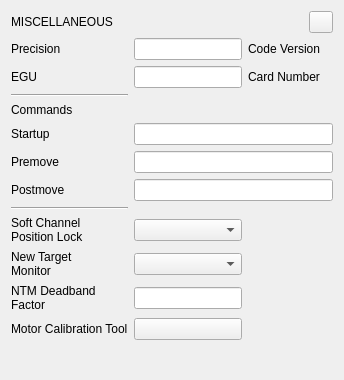
       <widget class="QWidget" name="page_12">
        <layout class="QVBoxLayout" name="verticalLayout_13">
         <property name="spacing">
          <number>0</number>
         </property>
         <property name="bottomMargin">
          <number>0</number>
         </property>
         <item>
          <layout class="QHBoxLayout" name="horizontalLayout_22">
           <item>
            <widget class="QLabel" name="label_196">
             <property name="text">
              <string>MISCELLANEOUS</string>
             </property>
            </widget>
           </item>
           <item>
            <widget class="PyDMRelatedDisplayButton" name="PyDMRelatedDisplayButton_12">
             <property name="maximumSize">
              <size>
               <width>24</width>
               <height>24</height>
              </size>
             </property>
             <property name="toolTip">
              <string/>
             </property>
             <property name="filenames" stdset="0">
              <stringlist>
               <string>mc_expert_individual_screens/expert_motor_misc_control.ui</string>
              </stringlist>
             </property>
             <property name="macros" stdset="0">
              <stringlist>
               <string>{&quot;P&quot;:&quot;${P}&quot;,&quot;M&quot;:&quot;${M}&quot;}</string>
              </stringlist>
             </property>
             <property name="openInNewWindow" stdset="0">
              <bool>true</bool>
             </property>
            </widget>
           </item>
          </layout>
         </item>
         <item>
          <spacer name="verticalSpacer_24">
           <property name="orientation">
            <enum>Qt::Vertical</enum>
           </property>
           <property name="sizeType">
            <enum>QSizePolicy::Fixed</enum>
           </property>
           <property name="sizeHint" stdset="0">
            <size>
             <width>20</width>
             <height>5</height>
            </size>
           </property>
          </spacer>
         </item>
         <item>
          <widget class="QWidget" name="widget_misc_2" native="true">
           <property name="enabled">
            <bool>true</bool>
           </property>
           <layout class="QGridLayout" name="gridLayout_25" columnstretch="1,0,0,0">
            <property name="leftMargin">
             <number>0</number>
            </property>
            <property name="topMargin">
             <number>0</number>
            </property>
            <property name="rightMargin">
             <number>0</number>
            </property>
            <property name="bottomMargin">
             <number>0</number>
            </property>
            <item row="8" column="0">
             <widget class="QLabel" name="label_201">
              <property name="text">
               <string>Postmove</string>
              </property>
             </widget>
            </item>
            <item row="1" column="2">
             <widget class="QLabel" name="label_197">
              <property name="text">
               <string>Code Version</string>
              </property>
             </widget>
            </item>
            <item row="5" column="1" colspan="3">
             <widget class="PyDMLineEdit" name="PyDMLineEdit_110">
              <property name="minimumSize">
               <size>
                <width>0</width>
                <height>20</height>
               </size>
              </property>
              <property name="toolTip">
               <string/>
              </property>
              <property name="channel" stdset="0">
               <string>${P}${M}.INIT</string>
              </property>
             </widget>
            </item>
            <item row="4" column="0">
             <widget class="QLabel" name="label_205">
              <property name="text">
               <string>Commands</string>
              </property>
             </widget>
            </item>
            <item row="11" column="0">
             <widget class="QLabel" name="label_198">
              <property name="text">
               <string>New Target
Monitor</string>
              </property>
             </widget>
            </item>
            <item row="11" column="1">
             <widget class="PyDMEnumComboBox" name="PyDMEnumComboBox_24">
              <property name="minimumSize">
               <size>
                <width>0</width>
                <height>20</height>
               </size>
              </property>
              <property name="toolTip">
               <string/>
              </property>
              <property name="channel" stdset="0">
               <string>${P}${M}.NTM</string>
              </property>
             </widget>
            </item>
            <item row="12" column="1">
             <widget class="PyDMLineEdit" name="PyDMLineEdit_105">
              <property name="minimumSize">
               <size>
                <width>0</width>
                <height>20</height>
               </size>
              </property>
              <property name="toolTip">
               <string/>
              </property>
              <property name="channel" stdset="0">
               <string>${P}${M}.NTMF</string>
              </property>
             </widget>
            </item>
            <item row="2" column="1">
             <widget class="PyDMLineEdit" name="PyDMLineEdit_107">
              <property name="sizePolicy">
               <sizepolicy hsizetype="Preferred" vsizetype="Preferred">
                <horstretch>0</horstretch>
                <verstretch>0</verstretch>
               </sizepolicy>
              </property>
              <property name="minimumSize">
               <size>
                <width>0</width>
                <height>20</height>
               </size>
              </property>
              <property name="toolTip">
               <string/>
              </property>
              <property name="channel" stdset="0">
               <string>${P}${M}.EGU</string>
              </property>
             </widget>
            </item>
            <item row="7" column="1" colspan="3">
             <widget class="PyDMLineEdit" name="PyDMLineEdit_109">
              <property name="minimumSize">
               <size>
                <width>0</width>
                <height>20</height>
               </size>
              </property>
              <property name="toolTip">
               <string/>
              </property>
              <property name="channel" stdset="0">
               <string>${P}${M}.PREM</string>
              </property>
             </widget>
            </item>
            <item row="10" column="1">
             <widget class="PyDMEnumComboBox" name="PyDMEnumComboBox_25">
              <property name="minimumSize">
               <size>
                <width>0</width>
                <height>20</height>
               </size>
              </property>
              <property name="toolTip">
               <string/>
              </property>
              <property name="channel" stdset="0">
               <string>${P}${M}.LOCK</string>
              </property>
             </widget>
            </item>
            <item row="7" column="0">
             <widget class="QLabel" name="label_204">
              <property name="text">
               <string>Premove</string>
              </property>
             </widget>
            </item>
            <item row="1" column="1">
             <widget class="PyDMLineEdit" name="PyDMLineEdit_104">
              <property name="sizePolicy">
               <sizepolicy hsizetype="Preferred" vsizetype="Preferred">
                <horstretch>0</horstretch>
                <verstretch>0</verstretch>
               </sizepolicy>
              </property>
              <property name="minimumSize">
               <size>
                <width>0</width>
                <height>20</height>
               </size>
              </property>
              <property name="toolTip">
               <string/>
              </property>
              <property name="channel" stdset="0">
               <string>${P}${M}.PREC</string>
              </property>
             </widget>
            </item>
            <item row="5" column="0">
             <widget class="QLabel" name="label_206">
              <property name="text">
               <string>Startup</string>
              </property>
             </widget>
            </item>
            <item row="3" column="0">
             <widget class="Line" name="line_14">
              <property name="minimumSize">
               <size>
                <width>0</width>
                <height>0</height>
               </size>
              </property>
              <property name="orientation">
               <enum>Qt::Horizontal</enum>
              </property>
             </widget>
            </item>
            <item row="1" column="3">
             <widget class="PyDMLabel" name="PyDMLabel_4">
              <property name="minimumSize">
               <size>
                <width>0</width>
                <height>20</height>
               </size>
              </property>
              <property name="toolTip">
               <string/>
              </property>
              <property name="channel" stdset="0">
               <string>${P}${M}.VERS</string>
              </property>
             </widget>
            </item>
            <item row="2" column="0">
             <widget class="QLabel" name="label_207">
              <property name="text">
               <string>EGU</string>
              </property>
             </widget>
            </item>
            <item row="9" column="0">
             <widget class="Line" name="line_13">
              <property name="minimumSize">
               <size>
                <width>0</width>
                <height>0</height>
               </size>
              </property>
              <property name="orientation">
               <enum>Qt::Horizontal</enum>
              </property>
             </widget>
            </item>
            <item row="2" column="2">
             <widget class="QLabel" name="label_203">
              <property name="text">
               <string>Card Number</string>
              </property>
             </widget>
            </item>
            <item row="10" column="0">
             <widget class="QLabel" name="label_202">
              <property name="text">
               <string>Soft Channel
Position Lock</string>
              </property>
             </widget>
            </item>
            <item row="2" column="3">
             <widget class="PyDMLabel" name="PyDMLabel_3">
              <property name="minimumSize">
               <size>
                <width>0</width>
                <height>20</height>
               </size>
              </property>
              <property name="toolTip">
               <string/>
              </property>
              <property name="channel" stdset="0">
               <string>${P}${M}.CARD</string>
              </property>
             </widget>
            </item>
            <item row="8" column="1" colspan="3">
             <widget class="PyDMLineEdit" name="PyDMLineEdit_108">
              <property name="minimumSize">
               <size>
                <width>0</width>
                <height>20</height>
               </size>
              </property>
              <property name="toolTip">
               <string/>
              </property>
              <property name="channel" stdset="0">
               <string>${P}${M}.POST</string>
              </property>
             </widget>
            </item>
            <item row="1" column="0">
             <widget class="QLabel" name="label_200">
              <property name="text">
               <string>Precision</string>
              </property>
             </widget>
            </item>
            <item row="12" column="0">
             <widget class="QLabel" name="label_199">
              <property name="text">
               <string>NTM Deadband
Factor</string>
              </property>
             </widget>
            </item>
            <item row="13" column="0">
             <widget class="QLabel" name="label_2">
              <property name="text">
               <string>Motor Calibration Tool</string>
              </property>
             </widget>
            </item>
            <item row="13" column="1">
             <widget class="PyDMRelatedDisplayButton" name="PyDMRelatedDisplayButton">
              <property name="toolTip">
               <string/>
              </property>
              <property name="filenames" stdset="0">
               <stringlist>
                <string>$PYDM/mc/LVDT-Calibration/mc_motor_calibration_provide_file.py</string>
               </stringlist>
              </property>
              <property name="titles" stdset="0">
               <stringlist/>
              </property>
              <property name="showIcon" stdset="0">
               <bool>true</bool>
              </property>
              <property name="macros" stdset="0">
               <stringlist>
                <string>{}</string>
               </stringlist>
              </property>
              <property name="openInNewWindow" stdset="0">
               <bool>true</bool>
              </property>
              <property name="passwordProtected" stdset="0">
               <bool>false</bool>
              </property>
              <property name="password" stdset="0">
               <string/>
              </property>
              <property name="protectedPassword" stdset="0">
               <string/>
              </property>
             </widget>
            </item>
           </layout>
          </widget>
         </item>
         <item>
          <spacer name="verticalSpacer_14">
           <property name="orientation">
            <enum>Qt::Vertical</enum>
           </property>
           <property name="sizeHint" stdset="0">
            <size>
             <width>20</width>
             <height>40</height>
            </size>
           </property>
          </spacer>
         </item>
        </layout>
       </widget>
